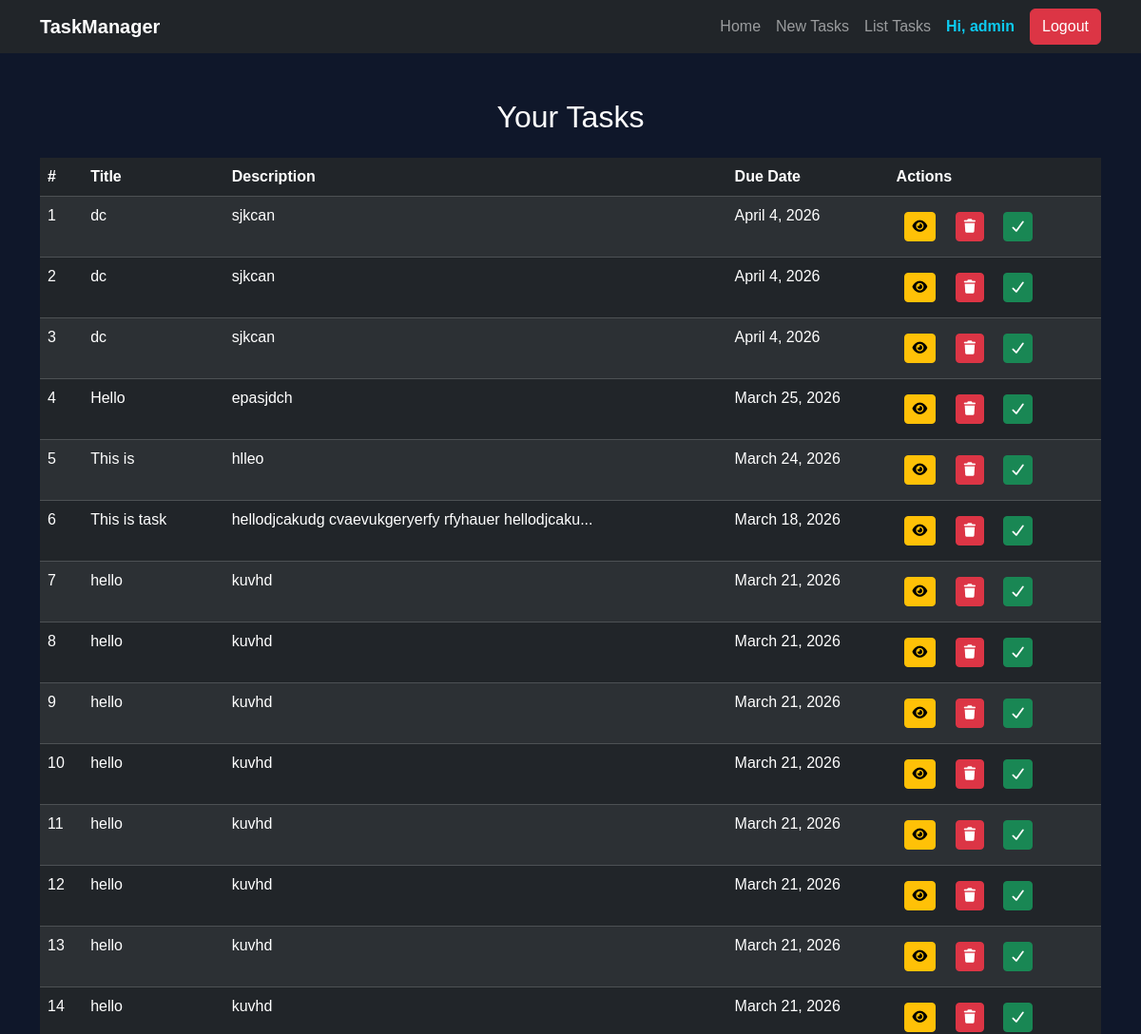
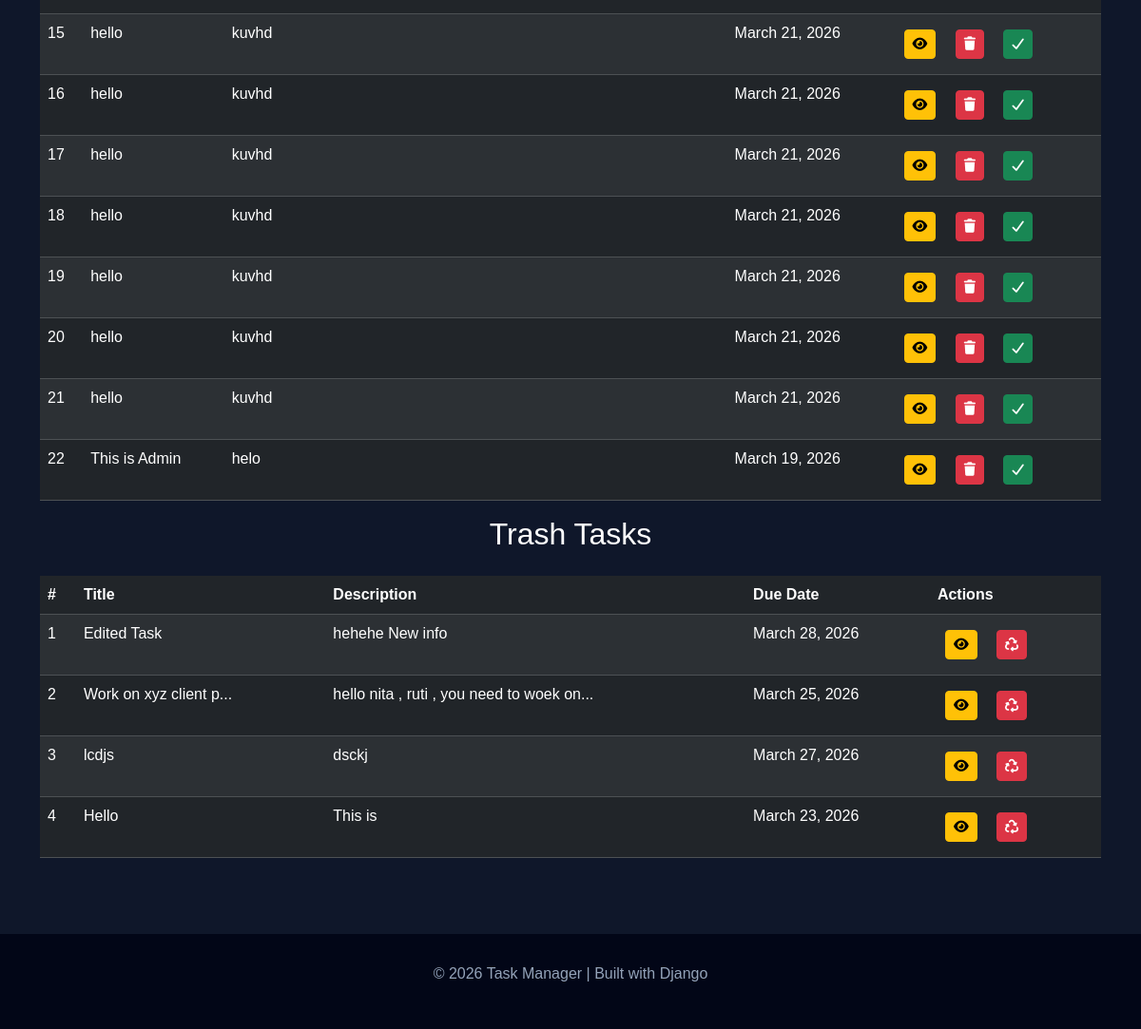
The page /listtask (signed in) on the database its author committed (2 pictures, top to bottom).
### home/models.py (models this page shows)
class Task(models.Model):
    author = models.ForeignKey(User, on_delete=models.CASCADE)
    title = models.CharField(max_length=50)
    desc = models.TextField()
    duedate = models.DateField()
    timestamp =  models.DateTimeField(default=timezone.now) #editable entry date - to diplay
    is_complete = models.BooleanField(default=False)
    is_trash = models.BooleanField(default=False)
    created_at = models.DateTimeField(auto_now_add=True) # on created  - Non editable field to made sure correct entries are saved
    updated_at = models.DateTimeField(auto_now=True) # on each save / update -  Non editable field to made sure correct entries are saved

### home/views.py (the view)
# urls.py: path('listtask', views.listTask, name='task_list'),
@login_required
def listTask(request):
    allTask = Task.objects.filter(author=request.user, is_trash=False)
    trashTask = Task.objects.filter(author=request.user, is_trash=True)
    context = {'tasks' : allTask ,
               'trash_tasks':trashTask,  }
    print(allTask)
    return render(request,'list-task.html' , context)

### templates/list-task.html (shortened to what this page needs)
{% extends 'base.html' %}
{% block content %}
  <div class="container mt-5">
    <h2 class="text-center mb-4">Your Tasks</h2>
    {% if tasks %}
      <table class="table table-dark table-striped">
        <thead>
          <tr>
            <th>#</th>
            <th>Title</th>
            <th>Description</th>
            <th>Due Date</th>
            <th>Actions</th>
          </tr>
        </thead>
        <tbody>
          {% for task in tasks %}
            <tr>
              <td>{{ forloop.counter }}</td>
              <td class="sticky-col sticky-col-3">
                {{ task.title|slice:':20' }}{% if task.title|length > 20 %}...{% endif %}
              </td>
              <td>
                {{ task.desc|slice:':50' }}{% if task.desc|length > 40 %}...{% endif %}
              </td>
              <td>{{ task.duedate }}</td>
              <td>
                <button class="btn btn-warning btn-sm m-2" data-bs-toggle="modal" data-bs-target="#editModal{{ task.id }}"><i class="fa fa-eye"></i></button>
                <a href="{% url 'delete_task' task.id %}" data-bs-toggle="modal" data-bs-target="#deleteModal{{ task.id }}" class="btn btn-danger btn-sm m-2"><i class="fa fa-trash"></i></a>
                {% if task.is_complete %}
                  <a href="{% url 'remove_complete_task' task.id %}" data-bs-toggle="modal" data-bs-target="#incompleteModal{{ task.id }}" class="btn btn-danger btn-sm m-2"><i class="fa fa-times"></i></a>
                {% else %}
                  <a href="{% url 'complete_task' task.id %}" data-bs-toggle="modal" data-bs-target="#completeModal{{ task.id }}" class="btn btn-success btn-sm m-2"><i class="fa fa-check"></i></a>
                {% endif %}
              </td>
            </tr>
          {% endfor %}
        </tbody>
      </table>
    {% else %}
      No Task Found
    {% endif %}
    {% if trash_tasks %}
      <h2 class="text-center mb-4">Trash Tasks</h2>
      <table class="table table-dark table-striped">
        <thead>
          <tr>
            <th>#</th>
            <th>Title</th>
            <th>Description</th>
            <th>Due Date</th>
            <th>Actions</th>
          </tr>
        </thead>
        <tbody>
          {% for task in trash_tasks %}
            <tr>
              <td>{{ forloop.counter }}</td>
              <td class="sticky-col sticky-col-3">
                {{ task.title|slice:':20' }}{% if task.title|length > 20 %}...{% endif %}
              </td>
              <td>
                {{ task.desc|slice:':40' }}{% if task.desc|length > 40 %}...{% endif %}
              </td>
              <td>{{ task.duedate }}</td>
              <td>
                <button class="btn btn-warning btn-sm m-2" data-bs-toggle="modal" data-bs-target="#viewModal{{ task.id }}"><i class="fa fa-eye"></i></button>
                <a href="{% url 'delete_task' task.id %}" data-bs-toggle="modal" data-bs-target="#restoreModal{{ task.id }}" class="btn btn-danger btn-sm m-2"><i class="fa fa-recycle"></i></a>
              </td>
            </tr>
          {% endfor %}
        </tbody>
      </table>
    {% endif %}
  </div>
{% endblock %}

### templates/base.html (shortened to what this page needs)
{% load static %}
<!DOCTYPE html>
<html lang="en">
  <head>
    <link href="{% static 'css/bootstrap.min.css' %}" rel="stylesheet" />
    <link rel="stylesheet" href="{% static 'css/all.min.css' %}" />
    <link rel="stylesheet" href="{% static 'css/aos.css' %}" />
    <link rel="stylesheet" href="{% static 'css/style.css' %}" />
  </head>
  <body>
    <nav class="navbar navbar-expand-lg navbar-dark bg-dark">
      <div class="container">
        <a class="navbar-brand fw-bold" href="/">TaskManager</a>
        <div class="collapse navbar-collapse" id="menu">
          <ul class="navbar-nav ms-auto align-items-center">
            <li class="nav-item">
              <a class="nav-link" href="/">Home</a>
            </li>
            {% if user.is_authenticated %}
              <li class="nav-item">
                <a class="nav-link" href="/newtask">New Tasks</a>
              </li>
              <li class="nav-item">
                <a class="nav-link" href="/listtask">List Tasks</a>
              </li>
              <li class="nav-item">
                <span class="nav-link text-info fw-bold">
                  Hi,{% if user.first_name or user.last_name %}
                    {{ user.first_name|default:'' }} {{ user.last_name|default:'' }}
                  {% else %}
                    {{ user.username }}
                  {% endif %}
                </span>
              </li>
              <li class="nav-item">
                <a class="btn btn-danger ms-2" href="{% url 'logout' %}">Logout</a>
              </li>
            {% endif %}
          </ul>
        </div>
      </div>
    </nav>
    {% block content %}
    {% endblock %}
    <footer class="footer">
      <div class="container text-center">
        <p>© 2026 Task Manager | Built with Django</p>
      </div>
    </footer>
  </body>
</html>

### static/css/style.css (style rules this page uses)
body { background:#0f172a; color:white; font-family:Arial, Helvetica, sans-serif; }
.footer { background:#020617; padding:30px; margin-top:80px; color:#94a3b8; }

### rows shown on the page
Task: title "dc", desc "sjkcan", duedate "April 4, 2026"
Task: title "dc", desc "sjkcan", duedate "April 4, 2026"
Task: title "dc", desc "sjkcan", duedate "April 4, 2026"
Task: title "Hello", desc "epasjdch", duedate "March 25, 2026"
Task: title "This is", desc "hlleo", duedate "March 24, 2026"
Task: title "This is task", desc "hellodjcakudg cvaevukgeryerfy rfyhauer hellodjcaku", duedate "March 18, 2026"
Task: title "hello", desc "kuvhd", duedate "March 21, 2026"
Task: title "hello", desc "kuvhd", duedate "March 21, 2026"
Task: title "hello", desc "kuvhd", duedate "March 21, 2026"
Task: title "hello", desc "kuvhd", duedate "March 21, 2026"
Task: title "hello", desc "kuvhd", duedate "March 21, 2026"
Task: title "hello", desc "kuvhd", duedate "March 21, 2026"
Task: title "hello", desc "kuvhd", duedate "March 21, 2026"
Task: title "hello", desc "kuvhd", duedate "March 21, 2026"
Task: title "hello", desc "kuvhd", duedate "March 21, 2026"
Task: title "hello", desc "kuvhd", duedate "March 21, 2026"
Task: title "hello", desc "kuvhd", duedate "March 21, 2026"
Task: title "hello", desc "kuvhd", duedate "March 21, 2026"
Task: title "hello", desc "kuvhd", duedate "March 21, 2026"
Task: title "hello", desc "kuvhd", duedate "March 21, 2026"
Task: title "hello", desc "kuvhd", duedate "March 21, 2026"
Task: title "This is Admin", desc "helo", duedate "March 19, 2026"
Task: title "Edited Task", desc "hehehe New info", duedate "March 28, 2026"
Task: title "Work on xyz client p", desc "hello nita , ruti , you need to woek on", duedate "March 25, 2026"
Task: title "lcdjs", desc "dsckj", duedate "March 27, 2026"
Task: title "Hello", desc "This is", duedate "March 23, 2026"

### other values the page prints
{{ user.username }} "admin"
